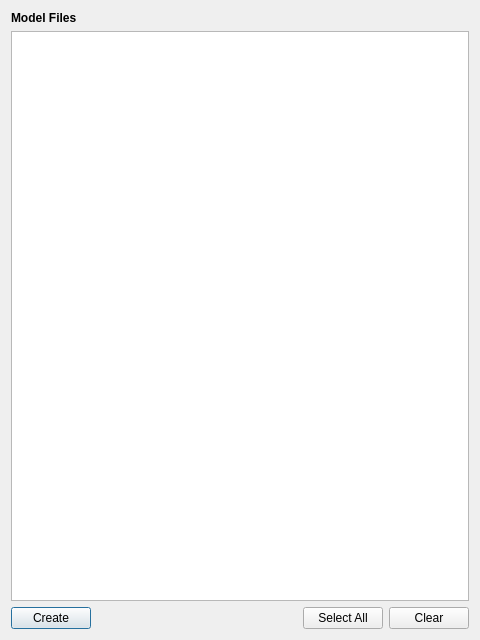
<?xml version="1.0" encoding="UTF-8"?>
<ui version="4.0">
 <class>gams::studio::miro::MiroModelAssemblyDialog</class>
 <widget class="QDialog" name="gams::studio::miro::MiroModelAssemblyDialog">
  <property name="geometry">
   <rect>
    <x>0</x>
    <y>0</y>
    <width>480</width>
    <height>640</height>
   </rect>
  </property>
  <property name="windowTitle">
   <string>Create Model Assembly File</string>
  </property>
  <layout class="QVBoxLayout" name="verticalLayout">
   <item>
    <widget class="QLabel" name="label">
     <property name="font">
      <font>
       <weight>75</weight>
       <bold>true</bold>
      </font>
     </property>
     <property name="text">
      <string>Model Files</string>
     </property>
    </widget>
   </item>
   <item>
    <widget class="QTreeView" name="directoryView"/>
   </item>
   <item>
    <layout class="QHBoxLayout" name="horizontalLayout">
     <item>
      <widget class="QPushButton" name="createButton">
       <property name="text">
        <string>Create</string>
       </property>
      </widget>
     </item>
     <item>
      <spacer name="horizontalSpacer">
       <property name="orientation">
        <enum>Qt::Horizontal</enum>
       </property>
       <property name="sizeHint" stdset="0">
        <size>
         <width>40</width>
         <height>20</height>
        </size>
       </property>
      </spacer>
     </item>
     <item>
      <widget class="QPushButton" name="selectAllButton">
       <property name="text">
        <string>Select All</string>
       </property>
      </widget>
     </item>
     <item>
      <widget class="QPushButton" name="clearButton">
       <property name="text">
        <string>Clear</string>
       </property>
      </widget>
     </item>
    </layout>
   </item>
  </layout>
 </widget>
 <resources/>
 <connections/>
</ui>
